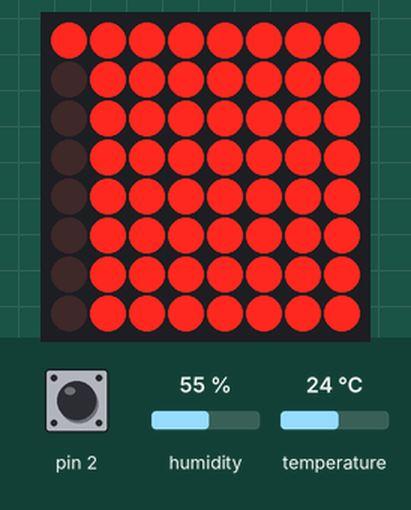
Simulated run of this sketch. Board: Arduino Uno, built with avr-gcc and run on an emulated ATmega328P. Shown: 8×8 LED matrix. Wiring (inferred from the names in the program): LED matrix (orientation assumed): rows pin 12, pin 13, A0, A1, A2, A3, A4, A5; columns pin 4, pin 5, pin 6, pin 7, pin 8, pin 9, pin 10, pin 11. Inputs (shaded band) come from the test bench; at power-on: pin 2 HIGH, humidity 55 %, temperature 24 °C.

Above: at 3.2 s.
3.3 s: pin 2 pulled LOW for 0.15 s
At 3.8 s:
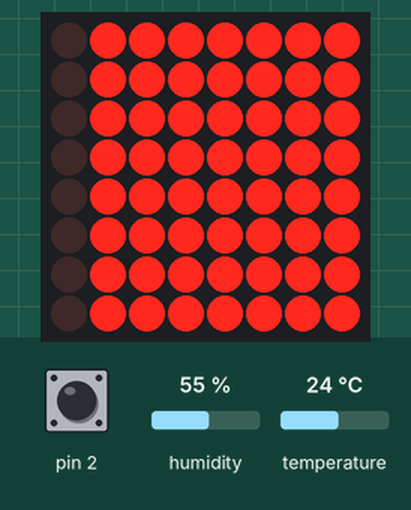
5.0 s: pin 2 pulled LOW for 1 s
At 6.06 s:
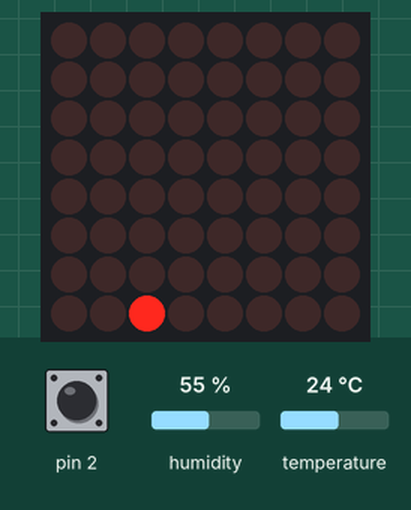
7.6 s: pin 2 pulled LOW for 0.15 s
At 7.79 s:
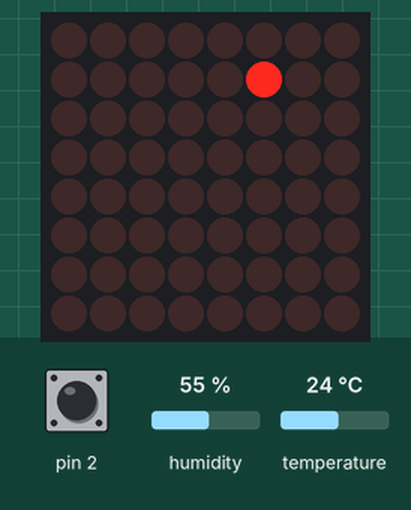
9.3 s: pin 2 pulled LOW for 3.2 s
At 13.7 s:
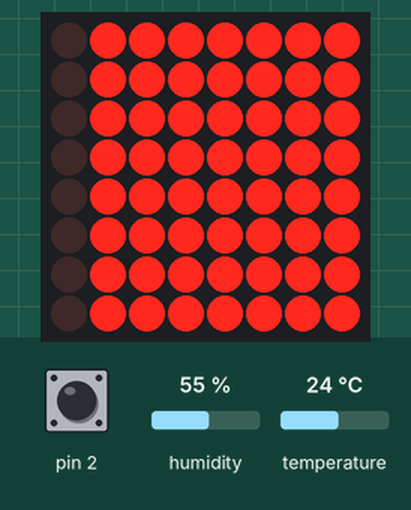
14.0 s: pin 2 pulled LOW for 1 s
At 15.06 s:
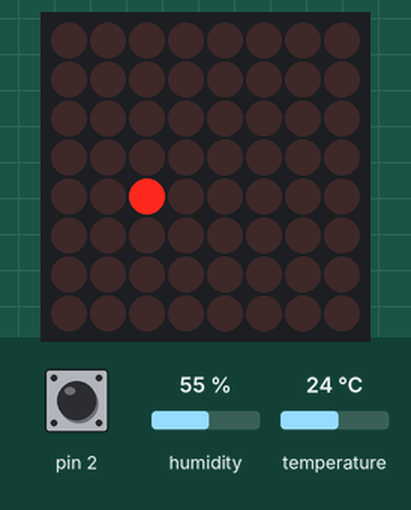
16.6 s: pin 2 pulsed LOW 2 times (0.12 s each, 0.3 s apart)
At 16.78 s:
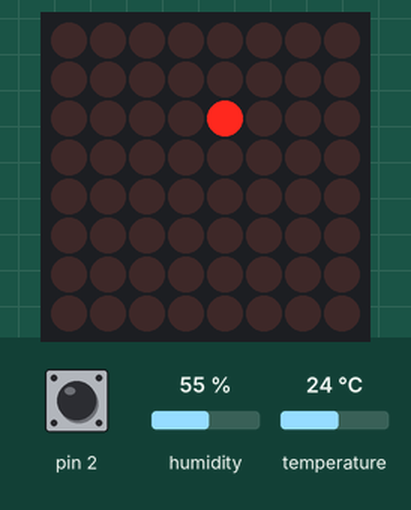
Timing chart, 0 to 19.6 s (numbered marks = the images above; inputs shaded):
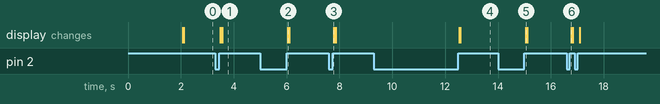

Measured:
- after the input at 3.3 s, the display: first changes after 0.19 s (image 1 shows a later state)
- after the input at 5.0 s, the display: changes after 1.1 s (image 2)
- after the input at 7.6 s, the display: changes after 0.19 s (image 3)
- after the input at 9.3 s, the display: first changes after 3.2 s (image 4 shows a later state)
- after the input at 14.0 s, the display: changes after 1.1 s (image 5)
- after the input at 16.6 s, the display: changes after 0.17 s (image 6)

The sketch:

matrix-x.ino
```cpp
/*
 *  updated chuckie 2019.03.26.
 *  original code for matrix: https://create.arduino.cc/projecthub/SAnwandter1/programming-8×8-led-matrix-23475a
 *  DHT-11 library: https://github.com/adidax/dht11
 */

#include <dht11.h>
#define DHT11PIN 3

dht11 DHT11;

//kijelzes
int extr;
int egy;
int t;
//menu
volatile byte menu = 0;

//update from SAnwandter

#define ROW_1 12
#define ROW_2 13
#define ROW_3 A0
#define ROW_4 A1
#define ROW_5 A2
#define ROW_6 A3
#define ROW_7 A4
#define ROW_8 A5

#define COL_1 4
#define COL_2 5
#define COL_3 6
#define COL_4 7
#define COL_5 8
#define COL_6 9
#define COL_7 10
#define COL_8 11

const byte rows[] = {
    ROW_1, ROW_2, ROW_3, ROW_4, ROW_5, ROW_6, ROW_7, ROW_8
};
const byte col[] = {
  COL_1,COL_2, COL_3, COL_4, COL_5, COL_6, COL_7, COL_8
};
byte t_0[] = {B00011111,B01011111,B01011111,B01011111,B01011111,B01011111,B01011111,B00011111};
byte t_1[] = {B11011111,B11011111,B11011111,B11011111,B11011111,B11011111,B11011111,B11011111};
byte t_2[] = {B00011111,B11011111,B11011111,B00011111,B01111111,B01111111,B01111111,B00011111};
byte t_3[] = {B00011111,B11011111,B11011111,B00011111,B11011111,B11011111,B11011111,B00011111};
byte t_4[] = {B01111111,B01111111,B01111111,B00011111,B11011111,B11011111,B11011111,B11011111};
byte t_5[] = {B00011111,B01111111,B01111111,B00011111,B11011111,B11011111,B11011111,B00011111};
byte t_6[] = {B00011111,B01111111,B01111111,B00011111,B01011111,B01011111,B01011111,B00011111};
byte t_7[] = {B00011111,B11011111,B11011111,B11011111,B11011111,B11011111,B11011111,B11011111};
byte t_8[] = {B00011111,B01011111,B01011111,B00011111,B01011111,B01011111,B01011111,B00011111};
byte t_9[] = {B00011111,B01011111,B01011111,B00011111,B11011111,B11011111,B11011111,B00011111};
byte e_0[] = {B11110001,B11110101,B11110101,B11110101,B11110101,B11110101,B11110101,B11110001};
byte e_1[] = {B11111011,B11111011,B11111011,B11111011,B11111011,B11111011,B11111011,B11111011};
byte e_2[] = {B11110001,B11111101,B11111101,B11110001,B11110111,B11110111,B11110111,B11110001};
byte e_3[] = {B11110001,B11111101,B11111101,B11110001,B11111101,B11111101,B11111101,B11110001};
byte e_4[] = {B11110111,B11110111,B11110111,B11110001,B11111101,B11111101,B11111101,B11111101};
byte e_5[] = {B11110001,B11110111,B11110111,B11110001,B11111101,B11111101,B11111101,B11110001};
byte e_6[] = {B11110001,B11110111,B11110111,B11110001,B11110101,B11110101,B11110101,B11110001};
byte e_7[] = {B11110001,B11111101,B11111101,B11111101,B11111101,B11111101,B11111101,B11111101};
byte e_8[] = {B11110001,B11110101,B11110101,B11110001,B11110101,B11110101,B11110101,B11110001};
byte e_9[] = {B11110001,B11110101,B11110101,B11110001,B11111101,B11111101,B11111101,B11110001};
byte eredmeny[] = {B11111111,B11111111,B11111111,B11111111,B11111111,B11111111,B11111111,B11111111};

float timeCount = 0;

void setup()
{
    // Open serial port
    //Serial.begin(9600);

    // Set all used pins to OUTPUT
    // This is very important! If the pins are set to input
    // the display will be very dim.
    for (byte i = 4; i <= 13; i++)
        pinMode(i, OUTPUT);
    pinMode(A0, OUTPUT);
    pinMode(A1, OUTPUT);
    pinMode(A2, OUTPUT);
    pinMode(A3, OUTPUT);
    pinMode(A4, OUTPUT);
    pinMode(A5, OUTPUT);


  //menu gomb
  pinMode(2,INPUT_PULLUP);
  attachInterrupt(0,valtas,RISING); // digital pin 2 // up

    delay(2000);
    int chk = DHT11.read(DHT11PIN);
}

//update chuckie for DHT
void valtas(){
    menu = (menu <= 1) ? menu+1 : 0;
    int chk = DHT11.read(DHT11PIN);
    delay(2000);
}

void  osszeadas(byte tizesek[], byte egyesek[]){
  for (byte i = 0; i< 9; i++) {
    if(menu == 0) {
        eredmeny[i] = tizesek[i] + egyesek[i];
      if(i!=0)
        eredmeny[i] ^= 1;
    }
    else
      eredmeny[i] = tizesek[i] + egyesek[i]^1;
  }
}

void kijelzes(byte tizes, byte egyes){
    byte tizesek;
    byte egyesek;
    if(tizes == 0)
      tizesek = t_0;
    else if(tizes == 1)
      tizesek = t_1;
    else if(tizes == 2)
      tizesek = t_2;
    else if(tizes == 3)
      tizesek = t_3;
    else if(tizes == 4)
      tizesek = t_4;
    else if(tizes == 5)
      tizesek = t_5;
    else if(tizes == 6)
      tizesek = t_6;
    else if(tizes == 7)
      tizesek = t_7;
    else if(tizes == 8)
      tizesek = t_8;
    else if(tizes == 9)
      tizesek = t_9;

    if(egyes == 0)
      egyesek = e_0;
    else if(egyes == 1)
      egyesek = e_1;
    else if(egyes == 2)
      egyesek = e_2;
    else if(egyes == 3)
      egyesek = e_3;
    else if(egyes == 4)
      egyesek = e_4;
    else if(egyes == 5)
      egyesek = e_5;
    else if(egyes == 6)
      egyesek = e_6;
    else if(egyes == 7)
      egyesek = e_7;
    else if(egyes == 8)
      egyesek = e_8;
    else if(egyes == 9)
      egyesek = e_9;

     osszeadas(tizesek, egyesek);
     drawScreen(eredmeny);

}

void loop() {
  delay(10);
  //update chuckie for DHT
     if(menu == 0)
        extr =  round((float)DHT11.temperature * 100.0) / 100.0;
      else
        extr = round((float)DHT11.humidity * 100.0) / 100.0;

      egy = extr % 10;
      t = (extr / 10) % 10;
      //ha 0
      egy = (egy == 0) ? 10 : egy;
      t = (t == 0) ? 10 : t;

    kijelzes(t, egy);
}
 void  drawScreen(byte buffer2[])
 {
   // Turn on each row in series
    for (byte i = 0; i < 8; i++)        // count next row
     {
        digitalWrite(rows[i], HIGH);    //initiate whole row
        for (byte a = 0; a < 8; a++)    // count next row
        {
          // if You set (~buffer2[i] >> a) then You will have positive
          digitalWrite(col[a], (buffer2[i] >> a) & 0x01); // initiate whole column
          delayMicroseconds(100);       // uncoment deley for diferent speed of display
          digitalWrite(col[a], 1);      // reset whole column
        }
        digitalWrite(rows[i], LOW);     // reset whole row
        // otherwise last row will intersect with next row
    }
}
```
